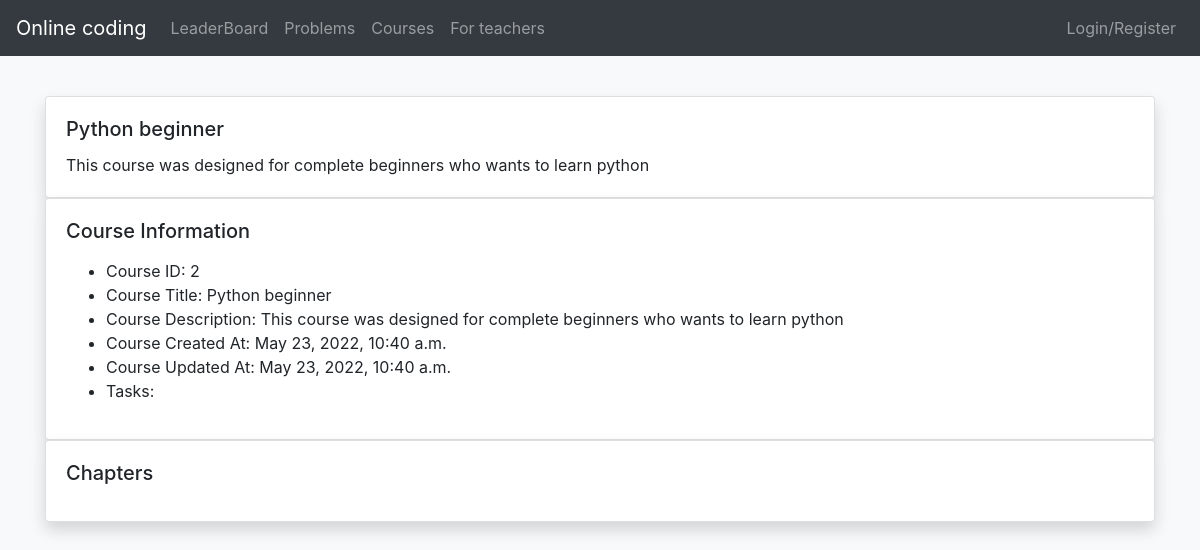
/course/python-easy, run on an earlier commit of the app's database.
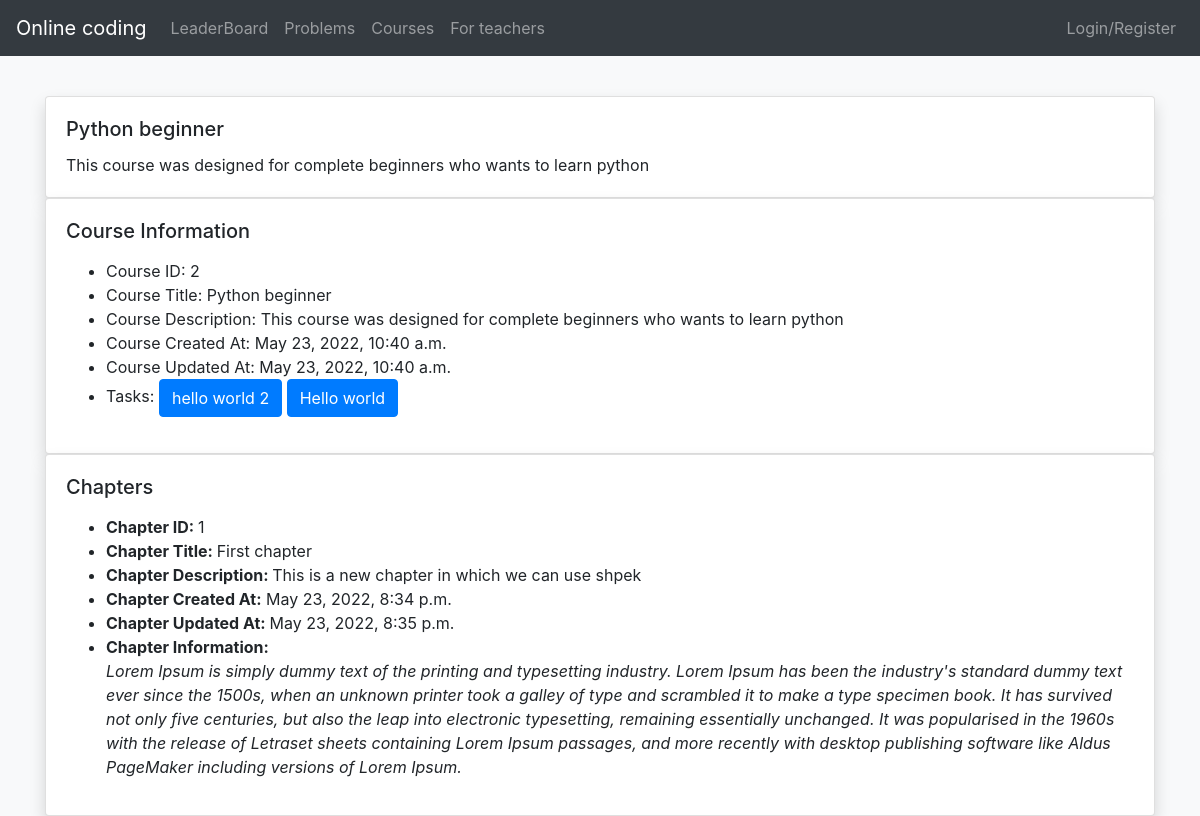
And on a later commit of the database.
### main/models.py (models this page shows, shortened)
class ProgrammingTask(models.Model):
    title = models.CharField(max_length=100)
    description = models.TextField()
    slug = models.SlugField(max_length=100, unique=True, null=True)
    input_description = models.TextField()
    output_description = models.TextField()
    input_example = models.TextField()
    output_example = models.TextField()
    time_limit = models.IntegerField()
    memory_limit = models.IntegerField()
    created_at = models.DateTimeField(auto_now_add=True)
    updated_at = models.DateTimeField(auto_now=True)
    is_public = models.BooleanField(default=False)
    is_deleted = models.BooleanField(default=False)
    author = models.ForeignKey(User, on_delete=models.CASCADE)
    language = models.CharField(choices=LANGUAGE_CHOICES, default='python', max_length=10)
    difficulty = models.CharField(choices=DIFFICULTY_CHOICES, default='easy', max_length=10)
    max_plagiarism = models.FloatField(default=0)
    solved_count = models.IntegerField(default=0)
    teacher = models.ForeignKey(Teacher, on_delete=models.CASCADE, null=True)
    course = models.ForeignKey('Course', on_delete=models.CASCADE, null=True)
    class Meta:
        ordering = ['-created_at']
        verbose_name = 'Programming Task'
        verbose_name_plural = 'Programming Tasks'

class Chapter(models.Model):
    title = models.CharField(max_length=100)
    description = models.TextField()
    slug = models.SlugField(max_length=100, unique=True, null=True)
    created_at = models.DateTimeField(auto_now_add=True)
    updated_at = models.DateTimeField(auto_now=True)
    is_public = models.BooleanField(default=False)
    is_deleted = models.BooleanField(default=False)
    author = models.ForeignKey(User, on_delete=models.CASCADE)
    course = models.ForeignKey(Course, on_delete=models.CASCADE)
    banner = models.ImageField(upload_to='chapters', null=True, blank=True)
    information = models.TextField(null=True, blank=True)
    class Meta:
        ordering = ['-created_at']
        verbose_name = 'Chapter'
        verbose_name_plural = 'Chapters'

### api/views.py (the view)
# urls.py: path('course/<slug:slug>', api.views.coursePage, name='course'),
def coursePage(request, slug):
    course = get_object_or_404(Course, slug=slug)
    chapters = Chapter.objects.all().filter(course=course)
    tasks = ProgrammingTask.objects.all().filter(course=course)
    return render(request, 'onlineCoding/coursePage.html', {'course': course, 'chapters': chapters, 'tasks': tasks})

### templates/onlineCoding/coursePage.html (shortened to what this page needs)
{% extends 'onlineCoding/base.html' %}
{% block content %}
<html>
    <body>
    <div class="card shadow">
        <div class="card-body">
            <h5 class="card-title">{{ course.title }}</h5>
            <p class="card-text">{{ course.description }}</p>
        </div>
    </div>
    <div class="card shadow">
        <div class="card-body">
            <h5 class="card-title">Course Information</h5>
            <p class="card-text">
                <ul>
                    <li>Course ID: {{ course.id }}</li>
                    <li>Course Title: {{ course.title }}</li>
                    <li>Course Description: {{ course.description }}</li>
                    <li>Course Created At: {{ course.created_at }}</li>
                    <li>Course Updated At: {{ course.updated_at }}</li>
                            <li>Tasks:
                            {% for task in tasks %}
                                    <a class="btn btn-primary" href="/textEditor/{{ task.slug }}">{{ task.title }}</a>
                            {% endfor %}
                        </li>
                </ul>
            </p>
        </div>
    </div>
    <div class="card shadow">
        <div class="card-body">
            <h5 class="card-title">Chapters</h5>
            <p class="card-text">
                <ul>
                    {% for chapter in chapters %}
                    <li> <b>Chapter ID: </b>{{ chapter.id }}</li>
                    <li><b>Chapter Title: </b> {{ chapter.title }}</li>
                    <li><b>Chapter Description: </b>{{ chapter.description }}</li>
                    <li><b>Chapter Created At:</b> {{ chapter.created_at }}</li>
                    <li><b>Chapter Updated At: </b> {{ chapter.updated_at }}</li>
                    <li><b>Chapter Information: </b> </li> <p><i>{{ chapter.information }} </i></p>
                    {% endfor %}
                </ul>
            </p>
        </div>
</body>
</html>
{% endblock %}

What changed in the data, as far as the page shows it:
added ProgrammingTask: title "hello world 2"
now on this page (row edited): ProgrammingTask: title "Hello world"
added Chapter: id "1", title "First chapter", description "This is a new chapter in which we can use shpek", created_at "May 23, 2022, 8:34 p.m.", updated_at "May 23, 2022, 8:35 p.m.", information "Lorem Ipsum is simply dummy text of the printing and typesetting industry. Lorem Ipsum has been the industry's standard dummy text ever since the 1500s, when an unknown printer took a galley of type and scrambled it to make a type specimen book. It has survived not only five centuries, but also the leap into electronic typesetting, remaining essentially unchanged. It was popularised in the 1960s with the release of Letraset sheets containing Lorem Ipsum passages, and more recently with desktop publishing software like Aldus PageMaker including versions of Lorem Ipsum."
